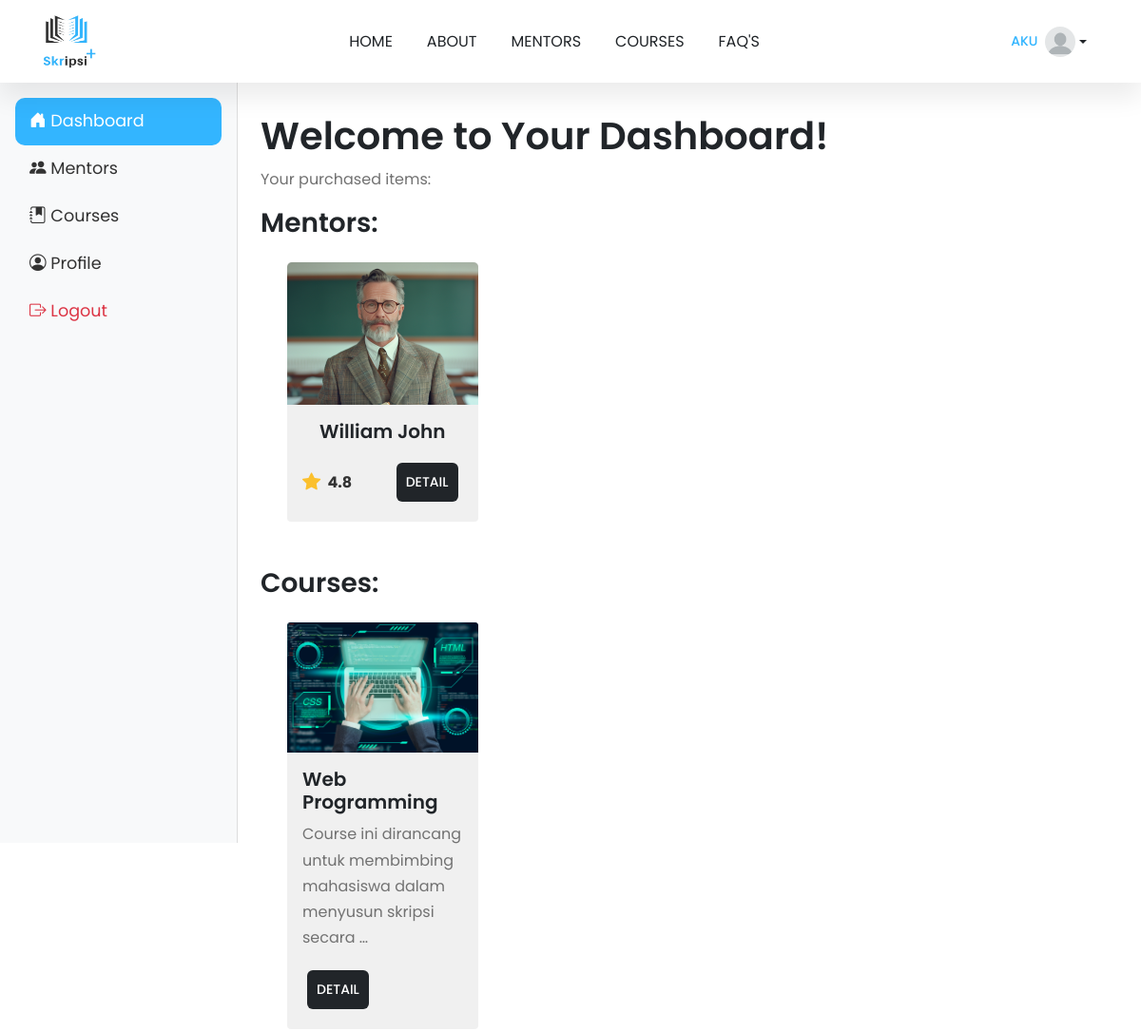
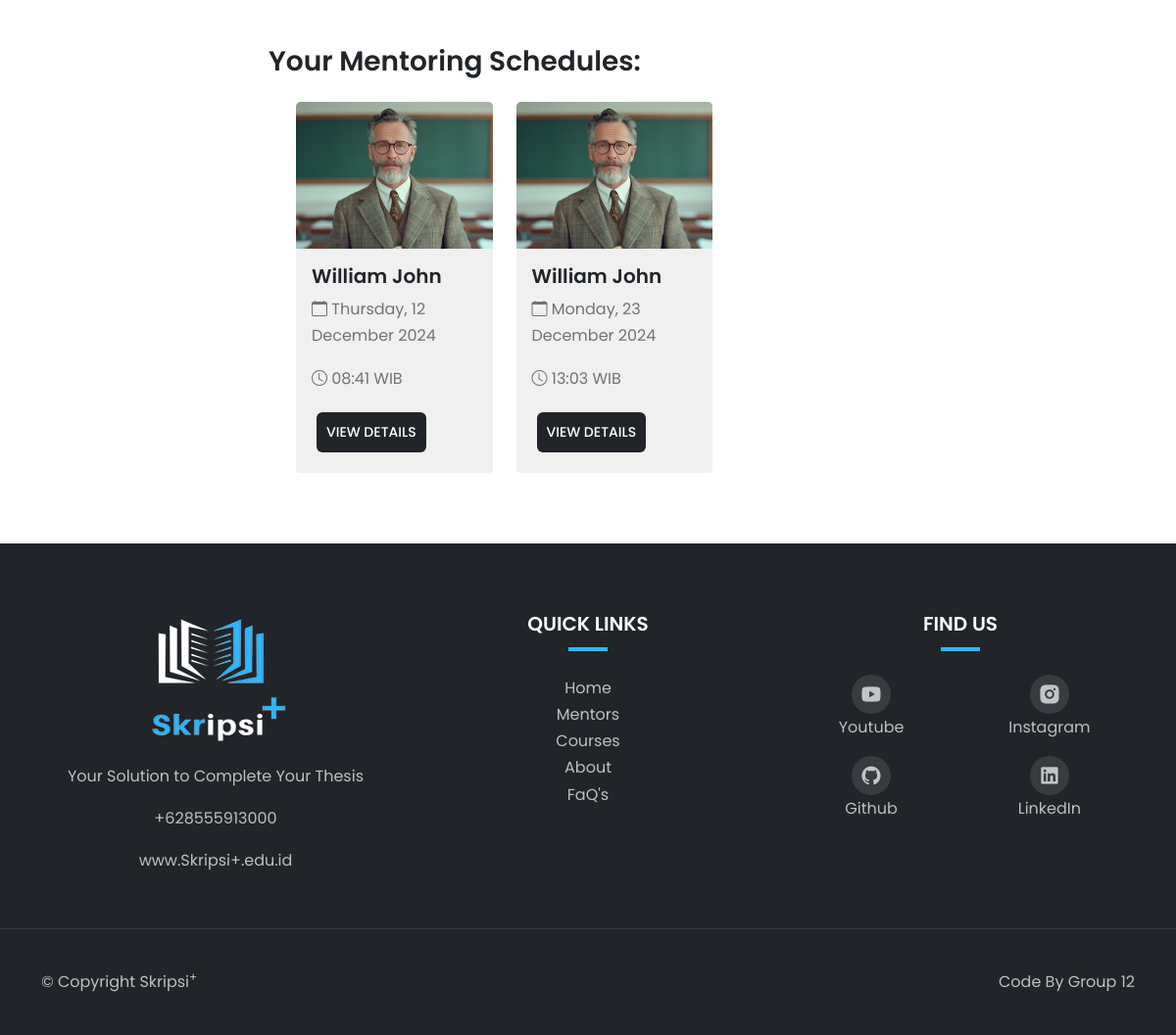
Screenshot of /dashboard/ (signed in) with the database file from the repository (2 pictures, top to bottom).
### public_app/models.py (models this page shows, shortened)
class Purchase(models.Model):
    user = models.ForeignKey(settings.AUTH_USER_MODEL, on_delete=models.CASCADE)
    mentor = models.ForeignKey(Mentor, on_delete=models.SET_NULL, null=True, blank=True)
    course = models.ForeignKey(Course, on_delete=models.SET_NULL, null=True, blank=True)
    purchased_at = models.DateTimeField(auto_now_add=True)

class Mentor(models.Model):
    name = models.CharField(max_length=100)
    image = models.ImageField(upload_to='mentors/')
    rating = models.DecimalField(max_digits=2, decimal_places=1)
    experience = models.PositiveIntegerField(help_text="Experience in years")
    specialization = models.CharField(max_length=100)
    bio = models.TextField()
    education = models.TextField(help_text="Educational background")
    skills = models.TextField(help_text="Comma-separated list of skills")
    price = models.DecimalField(max_digits=10, decimal_places=3, default=0.0, help_text="Consultation fee")

class Course(models.Model):
    title = models.CharField(max_length=200)
    description = models.TextField()
    price = models.DecimalField(max_digits=10, decimal_places=3)
    image = models.ImageField(upload_to='courses')
    syllabus = models.JSONField(null=True, blank=True)  # Jika memakai JSON untuk syllabus
    students_enrolled = models.PositiveIntegerField(default=0)
    rating = models.DecimalField(max_digits=2, decimal_places=1, default=5.0)
    learning_type = models.CharField(max_length=50, default="Online - Self Learning")

class Booking(models.Model):
    mentor = models.ForeignKey(Mentor, on_delete=models.CASCADE, related_name="bookings")
    user = models.ForeignKey(User, on_delete=models.CASCADE)
    date = models.DateField()
    time = models.TimeField()
    zoom_link = models.URLField(max_length=200, blank=True, null=True)
    payment_image = models.ImageField(upload_to='payment_images/', blank=True, null=True)
    payment_status = models.CharField(max_length=20, choices=[('PENDING', 'Pending'), ('PAID', 'Paid')], default='PENDING')
    class Meta:
        unique_together = ('mentor', 'date', 'time')

### public_app/views.py (the view)
# urls.py: path('dashboard/', views.dashboard, name='dashboard'),
@login_required(login_url='account_login')
def dashboard(request):
    purchases = Purchase.objects.filter(user=request.user)
    bookings = Booking.objects.filter(user=request.user)
    context = {
        'purchases': purchases,
        'bookings': bookings
    }
    return render(request, 'dashboard.html', context)

### public_app/templates/dashboard.html (shortened to what this page needs)
{% extends 'layouts/base.html' %} {% block content %}
<div class="d-flex">
  {% include 'components/sidebar.html' %}
  <main class="flex-grow-1 mt-2">
    <div class="content-dashboard p-4">
      <h1>Welcome to Your Dashboard!</h1>
      <p>Your purchased items:</p>
      <h3>Mentors:</h3>
      <div class="row ms-lg-3 mb-5">
        {% for purchase in purchases %} {% if purchase.mentor %}
        <div class="col-lg-3 col-md-6 mt-3">
          <div class="card h-100" style="width: 100%">
            <div class="image-zoom">
              <div class="image-zoom-wrapper">
                <img
                  src="{{ purchase.mentor.image.url }}"
                  class="card-img-top"
                  alt="{{ purchase.mentor.name }}"
                />
              </div>
            </div>
            <div class="card-body d-flex flex-column text-center">
              <h5 class="card-title mb-3">{{ purchase.mentor.name }}</h5>
              <div
                class="mt-auto d-flex justify-content-between align-items-center"
              >
                <div class="rating d-flex align-items-center">
                  <i class="bi bi-star-fill"></i>
                  <span class="ms-1">{{ purchase.mentor.rating }}</span>
                </div>
                <a
                  href="{% url 'mentor_detail' purchase.mentor.id %}"
                  class="btn btn-brand"
                  >Detail</a
                >
              </div>
            </div>
          </div>
        </div>
        {% endif %} {% endfor %}
      </div>
      <h3>Courses:</h3>
      <div class="row ms-lg-3 mb-5">
        {% for purchase in purchases %} {% if purchase.course %}
        <div class="col-lg-3 col-md-6 mt-3">
          <div class="card h-100" style="width: 100%">
            <div class="image-zoom">
              <div class="image-zoom-wrapper">
                <img
                  src="{{ purchase.course.image.url }}"
                  class="card-img-top"
                  alt="{{ purchase.course.title }}"
                />
              </div>
            </div>
            <div class="card-body d-flex flex-column">
              <h5 class="card-title">{{ purchase.course.title }}</h5>
              <p class="card-text flex-grow-1">
                {{ purchase.course.description|truncatewords:10 }}
              </p>
              <div
                class="mt-auto d-flex justify-content-between align-items-center"
              >
                <a
                  href="{% url 'course_bought' purchase.course.pk %}"
                  class="btn btn-brand"
                  >Detail</a
                >
              </div>
            </div>
          </div>
        </div>
        {% endif %} {% endfor %}
      </div>
      <div class="mb-5">
        <h3>Your Mentoring Schedules:</h3>
        <div class="row ms-lg-3">
          {% for booking in bookings %}
          <div class="col-lg-3 col-md-6 mt-3">
            <div class="card h-100">
              {% if booking.mentor.image %}
              <div class="image-zoom">
                <div class="image-zoom-wrapper">
                  <img
                    src="{{ booking.mentor.image.url }}"
                    class="card-img-top"
                    alt="{{ booking.mentor.name }}"
                  />
                </div>
              </div>
              {% endif %}
              <div class="card-body d-flex flex-column">
                <h5 class="card-title">{{ booking.mentor.name }}</h5>
                <p class="card-text">
                  <i class="bi bi-calendar"></i>
                  {{ booking.date|date:"l, d F Y" }}
                </p>
                <p class="card-text flex-grow-1">
                  <i class="bi bi-clock"></i>
                  {{ booking.time|time:"H:i" }} WIB
                </p>
                <a
                  href="{% url 'detail_booking' booking.id %}"
                  ><button class="btn btn-brand">View Details</button></a
                >
              </div>
            </div>
          </div>
          {% empty %}
          <div class="col">
            <p>You haven't booked any mentors yet.</p>
          </div>
          {% endfor %}
        </div>
      </div>
    </div>
  </main>
</div>
{% endblock content %}

### public_app/templates/components/navbar.html (shortened to what this page needs)
{% load static %}
<nav class="navbar navbar-expand-lg bg-white sticky-top">
  <div class="container">
    <a class="navbar-brand" href="/">
      <img
        class="logo"
        src="{% static 'img/Light-removebg-preview.png'%}"
        alt="logo-Skripsi+"
      />
    </a>
    <div class="collapse navbar-collapse" id="Nav">
      <ul class="navbar-nav m-auto">
        <li class="nav-item">
          <a
            class="nav-link {% if request.resolver_match.url_name == 'home' %}active{% endif %}"
            href="{% url 'home' %}"
            >Home</a
          >
        </li>
        <li class="nav-item">
          <a
            class="nav-link {% if request.resolver_match.url_name == 'about' %}active{% endif %}"
            href="{% url 'about' %}"
            >About</a
          >
        </li>
        <li class="nav-item">
          <a
            class="nav-link {% if request.resolver_match.url_name == 'mentors' %}active{% endif %}"
            href="{% url 'mentors' %}"
            >Mentors</a
          >
        </li>
        <li class="nav-item">
          <a
            class="nav-link {% if request.resolver_match.url_name == 'course' %}active{% endif %}"
            href="{% url 'course' %}"
            >Courses</a
          >
        </li>
        <li class="nav-item">
          <a
            class="nav-link {% if request.resolver_match.url_name == 'faq' %}active{% endif %}"
            href="{% url 'faq' %}"
            >FaQ's</a
          >
        </li>
      </ul>
      {% if user.is_authenticated %}
      <div class="dropdown d-none d-lg-block">
        <button
          class="d-flex align-items-center text-decoration-none dropdown-toggle user-icon btn btn-outline-secondary"
          id="dropdownUser"
          data-bs-toggle="dropdown"
          aria-expanded="false"
          style="color: #212529; background: none; border-radius: 50px; border-width: 3px;">
          <span class="me-2">{{ user.username }}</span>
          {% if user.profile.photo %}
            <img src="{{ user.profile.photo.url }}" alt="User Photo" class="rounded-circle" style="width: 32px; height: 32px; object-fit: cover;">
          {% else %}
            <img src="{% static 'img/profil.png'%}" alt="User Photo" class="rounded-circle" style="width: 32px; height: 32px; object-fit: cover;">
          {% endif %}
        </button>
      </div>
      {% endif %}
    </div>
  </div>
</nav>

### static/css/style.css (style rules this page uses)
:root { --c-dark: #212529; --c-brand: #33b5ff; --c-brand-rgb: 51, 181, 255; --c-white-rgb: 255, 255, 255; --c-dark-rgb: 33, 37, 41; --c-body: #727272; --box-shadow: 0px 15px 25px rgba(0, 0, 0, 0.08); --transition: all 0.5s ease; --font-base: "Poppins-Variable", sans-serif; }
* { padding: 0; margin: 0; box-sizing: border-box; font-family: var(--font-base); }
body { line-height: 1.7 !important; color: var(--c-body) !important; font-size: 16px !important; }
h1,h2,h3,h4,h5,h6, .h1,.h2,.h3,.h4,.h5,.h6 { font-weight: 600 !important; color: var(--c-dark); }
a { text-decoration: none !important; }
span { color: var(--c-brand); }
.image-zoom { position: relative; overflow: hidden; }
.image-zoom-wrapper { overflow: hidden; position: relative; }
.image-zoom-wrapper img { transition: var(--transition); }
.btn { font-weight: 500; font-size: 14px; text-transform: uppercase; border-radius: 6px !important; padding: 10px 24px; }
.btn-brand { background-color: var(--c-dark) !important; border-color: var(--c-dark); color: #ffffff !important; }
.navbar { box-shadow: var(--box-shadow); }
.navbar-nav .nav-link { font-weight: 400 !important; color: var(--c-dark); text-transform: uppercase; margin: 10px; padding: 10px; text-decoration: none; font-size: 16px; }
.logo { width: 60px; }
.btn { padding: 10px; margin: 5px; background-color: none; border: none; }
.card { border: none !important; background-color: #F0F0F0 !important; flex: 1 1 300px; display: flex; flex-direction: column; justify-content: space-between; height: 100%; font-size: 16px !important; }
.card-body { flex-grow: 1; display: flex; flex-direction: column; justify-content: flex-start; }
.rating i { color: #fbc02d; font-size: 1.2rem; margin-right: 0.2rem; }
.rating span { font-size: 1rem; font-weight: bold; color: #333; }

### rows the page displays
Purchase: mentor.image (picture), mentor.name "William John", mentor.rating "4.8"
Purchase: course.image (picture), course "Web Programming", course.description "Course ini dirancang untuk membimbing mahasiswa dalam menyusun skripsi secara …"
Booking: mentor.image (picture), mentor.name "William John", date "Thursday, 12 December 2024", time "08:41"
Booking: mentor.image (picture), mentor.name "William John", date "Monday, 23 December 2024", time "13:03"

### other values shown
{{ user.username }} "AKU"
